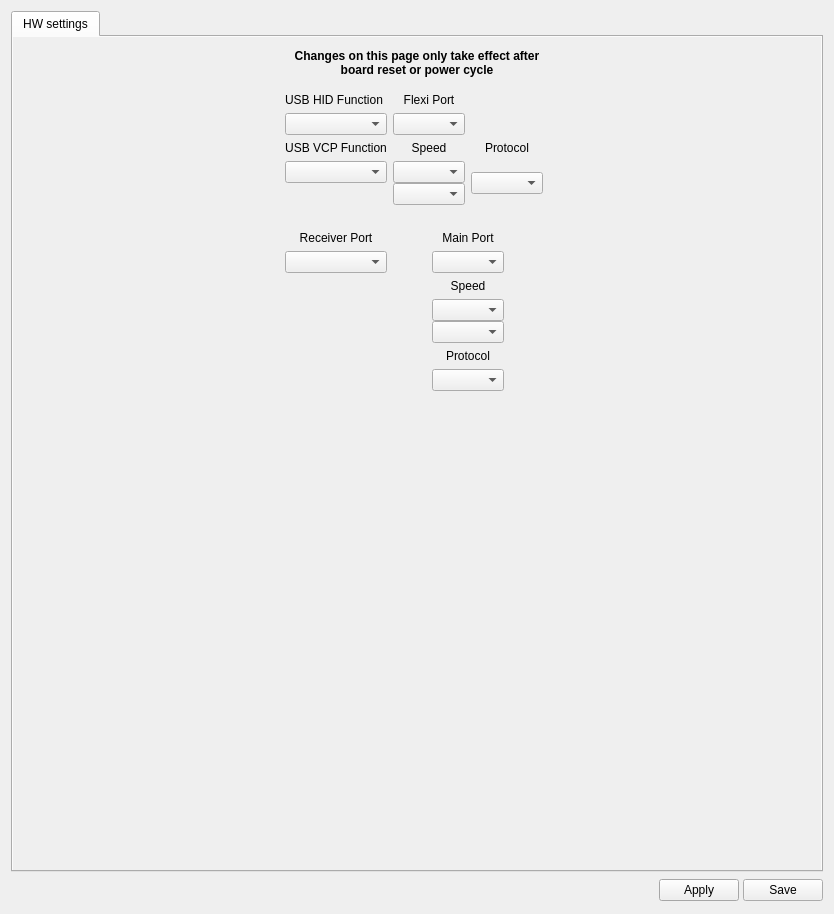
<?xml version="1.0" encoding="UTF-8"?>
<ui version="4.0">
 <class>RevoNanoHWWidget</class>
 <widget class="QWidget" name="RevoNanoHWWidget">
  <property name="geometry">
   <rect>
    <x>0</x>
    <y>0</y>
    <width>834</width>
    <height>914</height>
   </rect>
  </property>
  <property name="windowTitle">
   <string>Form</string>
  </property>
  <layout class="QVBoxLayout" name="verticalLayout">
   <item>
    <widget class="QTabWidget" name="tabWidget">
     <property name="currentIndex">
      <number>0</number>
     </property>
     <widget class="QWidget" name="tab">
      <property name="autoFillBackground">
       <bool>true</bool>
      </property>
      <attribute name="title">
       <string>HW settings</string>
      </attribute>
      <layout class="QVBoxLayout" name="verticalLayout_3">
       <property name="leftMargin">
        <number>0</number>
       </property>
       <property name="topMargin">
        <number>0</number>
       </property>
       <property name="rightMargin">
        <number>0</number>
       </property>
       <property name="bottomMargin">
        <number>0</number>
       </property>
       <item>
        <widget class="QScrollArea" name="scrollArea">
         <property name="palette">
          <palette>
           <active>
            <colorrole role="Base">
             <brush brushstyle="SolidPattern">
              <color alpha="255">
               <red>255</red>
               <green>255</green>
               <blue>255</blue>
              </color>
             </brush>
            </colorrole>
            <colorrole role="Window">
             <brush brushstyle="SolidPattern">
              <color alpha="0">
               <red>232</red>
               <green>232</green>
               <blue>232</blue>
              </color>
             </brush>
            </colorrole>
           </active>
           <inactive>
            <colorrole role="Base">
             <brush brushstyle="SolidPattern">
              <color alpha="255">
               <red>255</red>
               <green>255</green>
               <blue>255</blue>
              </color>
             </brush>
            </colorrole>
            <colorrole role="Window">
             <brush brushstyle="SolidPattern">
              <color alpha="0">
               <red>232</red>
               <green>232</green>
               <blue>232</blue>
              </color>
             </brush>
            </colorrole>
           </inactive>
           <disabled>
            <colorrole role="Base">
             <brush brushstyle="SolidPattern">
              <color alpha="0">
               <red>232</red>
               <green>232</green>
               <blue>232</blue>
              </color>
             </brush>
            </colorrole>
            <colorrole role="Window">
             <brush brushstyle="SolidPattern">
              <color alpha="0">
               <red>232</red>
               <green>232</green>
               <blue>232</blue>
              </color>
             </brush>
            </colorrole>
           </disabled>
          </palette>
         </property>
         <property name="styleSheet">
          <string notr="true">border-color: rgb(255, 0, 0);</string>
         </property>
         <property name="frameShape">
          <enum>QFrame::NoFrame</enum>
         </property>
         <property name="frameShadow">
          <enum>QFrame::Plain</enum>
         </property>
         <property name="widgetResizable">
          <bool>true</bool>
         </property>
         <widget class="QWidget" name="scrollAreaWidgetContents">
          <property name="geometry">
           <rect>
            <x>0</x>
            <y>0</y>
            <width>812</width>
            <height>828</height>
           </rect>
          </property>
          <layout class="QGridLayout" name="gridLayout_3">
           <property name="leftMargin">
            <number>12</number>
           </property>
           <property name="topMargin">
            <number>12</number>
           </property>
           <property name="rightMargin">
            <number>12</number>
           </property>
           <property name="bottomMargin">
            <number>12</number>
           </property>
           <item row="3" column="2">
            <spacer name="verticalSpacer">
             <property name="orientation">
              <enum>Qt::Vertical</enum>
             </property>
             <property name="sizeHint" stdset="0">
              <size>
               <width>20</width>
               <height>40</height>
              </size>
             </property>
            </spacer>
           </item>
           <item row="2" column="0">
            <spacer name="horizontalSpacer_4">
             <property name="orientation">
              <enum>Qt::Horizontal</enum>
             </property>
             <property name="sizeHint" stdset="0">
              <size>
               <width>40</width>
               <height>20</height>
              </size>
             </property>
            </spacer>
           </item>
           <item row="2" column="3">
            <spacer name="horizontalSpacer_5">
             <property name="orientation">
              <enum>Qt::Horizontal</enum>
             </property>
             <property name="sizeHint" stdset="0">
              <size>
               <width>40</width>
               <height>20</height>
              </size>
             </property>
            </spacer>
           </item>
           <item row="0" column="2">
            <widget class="QLabel" name="label_6">
             <property name="sizePolicy">
              <sizepolicy hsizetype="Preferred" vsizetype="Preferred">
               <horstretch>0</horstretch>
               <verstretch>0</verstretch>
              </sizepolicy>
             </property>
             <property name="minimumSize">
              <size>
               <width>0</width>
               <height>0</height>
              </size>
             </property>
             <property name="maximumSize">
              <size>
               <width>16777215</width>
               <height>16777215</height>
              </size>
             </property>
             <property name="font">
              <font>
               <weight>75</weight>
               <bold>true</bold>
              </font>
             </property>
             <property name="text">
              <string>Changes on this page only take effect after board reset or power cycle</string>
             </property>
             <property name="alignment">
              <set>Qt::AlignCenter</set>
             </property>
             <property name="wordWrap">
              <bool>true</bool>
             </property>
            </widget>
           </item>
           <item row="1" column="2">
            <spacer name="verticalSpacer_2">
             <property name="orientation">
              <enum>Qt::Vertical</enum>
             </property>
             <property name="sizeType">
              <enum>QSizePolicy::Fixed</enum>
             </property>
             <property name="sizeHint" stdset="0">
              <size>
               <width>20</width>
               <height>10</height>
              </size>
             </property>
            </spacer>
           </item>
           <item row="2" column="2">
            <layout class="QGridLayout" name="gridLayout" rowstretch="0,0,0,0,0,0,0,0,0,0,0,0,0,0,0">
             <item row="3" column="0" alignment="Qt::AlignTop">
              <widget class="QComboBox" name="cbUSBVCPFunction"/>
             </item>
             <item row="6" column="0" rowspan="2" colspan="6" alignment="Qt::AlignHCenter|Qt::AlignVCenter">
              <widget class="QLabel" name="label_2">
               <property name="sizePolicy">
                <sizepolicy hsizetype="Fixed" vsizetype="Fixed">
                 <horstretch>0</horstretch>
                 <verstretch>0</verstretch>
                </sizepolicy>
               </property>
               <property name="maximumSize">
                <size>
                 <width>500</width>
                 <height>350</height>
                </size>
               </property>
               <property name="text">
                <string/>
               </property>
               <property name="pixmap">
                <pixmap resource="configgadget.qrc">:/configgadget/images/nano_top.png</pixmap>
               </property>
               <property name="scaledContents">
                <bool>false</bool>
               </property>
               <property name="alignment">
                <set>Qt::AlignCenter</set>
               </property>
               <property name="textInteractionFlags">
                <set>Qt::NoTextInteraction</set>
               </property>
              </widget>
             </item>
             <item row="1" column="0">
              <widget class="QComboBox" name="cbUSBHIDFunction"/>
             </item>
             <item row="8" column="0" alignment="Qt::AlignHCenter">
              <widget class="QLabel" name="label_7">
               <property name="sizePolicy">
                <sizepolicy hsizetype="Fixed" vsizetype="Fixed">
                 <horstretch>0</horstretch>
                 <verstretch>0</verstretch>
                </sizepolicy>
               </property>
               <property name="text">
                <string>Receiver Port</string>
               </property>
               <property name="alignment">
                <set>Qt::AlignBottom|Qt::AlignHCenter</set>
               </property>
              </widget>
             </item>
             <item row="0" column="0">
              <widget class="QLabel" name="label_4">
               <property name="sizePolicy">
                <sizepolicy hsizetype="Fixed" vsizetype="Fixed">
                 <horstretch>0</horstretch>
                 <verstretch>0</verstretch>
                </sizepolicy>
               </property>
               <property name="text">
                <string>USB HID Function</string>
               </property>
               <property name="alignment">
                <set>Qt::AlignBottom|Qt::AlignHCenter</set>
               </property>
              </widget>
             </item>
             <item row="9" column="0">
              <widget class="QComboBox" name="cbRcvr"/>
             </item>
             <item row="9" column="2" colspan="2">
              <widget class="QComboBox" name="cbMain"/>
             </item>
             <item row="2" column="0">
              <widget class="QLabel" name="label_8">
               <property name="sizePolicy">
                <sizepolicy hsizetype="Preferred" vsizetype="Fixed">
                 <horstretch>0</horstretch>
                 <verstretch>0</verstretch>
                </sizepolicy>
               </property>
               <property name="text">
                <string>USB VCP Function</string>
               </property>
               <property name="alignment">
                <set>Qt::AlignBottom|Qt::AlignHCenter</set>
               </property>
              </widget>
             </item>
             <item row="8" column="2" colspan="2">
              <widget class="QLabel" name="label_3">
               <property name="text">
                <string>Main Port</string>
               </property>
               <property name="alignment">
                <set>Qt::AlignBottom|Qt::AlignHCenter</set>
               </property>
              </widget>
             </item>
             <item row="14" column="2" colspan="2">
              <widget class="QComboBox" name="cbMainGPSProtocol"/>
             </item>
             <item row="10" column="2" colspan="2">
              <widget class="QLabel" name="lblMainSpeed">
               <property name="text">
                <string>Speed</string>
               </property>
               <property name="alignment">
                <set>Qt::AlignBottom|Qt::AlignHCenter</set>
               </property>
              </widget>
             </item>
             <item row="11" column="2" colspan="2">
              <layout class="QVBoxLayout" name="verticalLayout_6">
               <property name="spacing">
                <number>0</number>
               </property>
               <item>
                <widget class="QComboBox" name="cbMainTelemSpeed">
                 <property name="enabled">
                  <bool>true</bool>
                 </property>
                </widget>
               </item>
               <item>
                <widget class="QComboBox" name="cbMainGPSSpeed"/>
               </item>
              </layout>
             </item>
             <item row="3" column="3" colspan="2">
              <widget class="QComboBox" name="cbFlexiGPSProtocol"/>
             </item>
             <item row="13" column="2" colspan="2">
              <widget class="QLabel" name="lbMainGPSProtocol">
               <property name="text">
                <string>Protocol</string>
               </property>
               <property name="alignment">
                <set>Qt::AlignCenter</set>
               </property>
              </widget>
             </item>
             <item row="2" column="3" colspan="2">
              <widget class="QLabel" name="lbFlexiGPSProtocol">
               <property name="text">
                <string>Protocol</string>
               </property>
               <property name="textFormat">
                <enum>Qt::PlainText</enum>
               </property>
               <property name="alignment">
                <set>Qt::AlignCenter</set>
               </property>
              </widget>
             </item>
             <item row="1" column="1" colspan="2">
              <widget class="QComboBox" name="cbFlexi"/>
             </item>
             <item row="3" column="1" colspan="2">
              <layout class="QVBoxLayout" name="verticalLayout_5">
               <property name="spacing">
                <number>0</number>
               </property>
               <item>
                <widget class="QComboBox" name="cbFlexiTelemSpeed">
                 <property name="enabled">
                  <bool>true</bool>
                 </property>
                </widget>
               </item>
               <item alignment="Qt::AlignTop">
                <widget class="QComboBox" name="cbFlexiGPSSpeed"/>
               </item>
              </layout>
             </item>
             <item row="0" column="1" colspan="2">
              <widget class="QLabel" name="label_5">
               <property name="text">
                <string>Flexi Port</string>
               </property>
               <property name="alignment">
                <set>Qt::AlignBottom|Qt::AlignHCenter</set>
               </property>
              </widget>
             </item>
             <item row="2" column="1" colspan="2">
              <widget class="QLabel" name="lblFlexiSpeed">
               <property name="text">
                <string>Speed</string>
               </property>
               <property name="alignment">
                <set>Qt::AlignBottom|Qt::AlignHCenter</set>
               </property>
              </widget>
             </item>
            </layout>
           </item>
          </layout>
         </widget>
        </widget>
       </item>
      </layout>
     </widget>
    </widget>
   </item>
   <item>
    <layout class="QHBoxLayout" name="horizontalLayout_2">
     <property name="spacing">
      <number>4</number>
     </property>
     <item>
      <spacer name="horizontalSpacer">
       <property name="orientation">
        <enum>Qt::Horizontal</enum>
       </property>
       <property name="sizeHint" stdset="0">
        <size>
         <width>369</width>
         <height>20</height>
        </size>
       </property>
      </spacer>
     </item>
     <item>
      <widget class="QPushButton" name="cchwHelp">
       <property name="sizePolicy">
        <sizepolicy hsizetype="Fixed" vsizetype="Fixed">
         <horstretch>0</horstretch>
         <verstretch>0</verstretch>
        </sizepolicy>
       </property>
       <property name="minimumSize">
        <size>
         <width>25</width>
         <height>25</height>
        </size>
       </property>
       <property name="maximumSize">
        <size>
         <width>25</width>
         <height>25</height>
        </size>
       </property>
       <property name="toolTip">
        <string>Takes you to the wiki page</string>
       </property>
       <property name="text">
        <string/>
       </property>
       <property name="icon">
        <iconset resource="../coreplugin/core.qrc">
         <normaloff>:/core/images/helpicon.svg</normaloff>:/core/images/helpicon.svg</iconset>
       </property>
       <property name="iconSize">
        <size>
         <width>25</width>
         <height>25</height>
        </size>
       </property>
       <property name="flat">
        <bool>true</bool>
       </property>
      </widget>
     </item>
     <item>
      <widget class="QPushButton" name="saveTelemetryToRAM">
       <property name="minimumSize">
        <size>
         <width>0</width>
         <height>0</height>
        </size>
       </property>
       <property name="maximumSize">
        <size>
         <width>16777215</width>
         <height>16777215</height>
        </size>
       </property>
       <property name="palette">
        <palette>
         <active>
          <colorrole role="Base">
           <brush brushstyle="SolidPattern">
            <color alpha="0">
             <red>255</red>
             <green>255</green>
             <blue>255</blue>
            </color>
           </brush>
          </colorrole>
          <colorrole role="Window">
           <brush brushstyle="SolidPattern">
            <color alpha="255">
             <red>232</red>
             <green>232</green>
             <blue>232</blue>
            </color>
           </brush>
          </colorrole>
         </active>
         <inactive>
          <colorrole role="Base">
           <brush brushstyle="SolidPattern">
            <color alpha="0">
             <red>255</red>
             <green>255</green>
             <blue>255</blue>
            </color>
           </brush>
          </colorrole>
          <colorrole role="Window">
           <brush brushstyle="SolidPattern">
            <color alpha="255">
             <red>232</red>
             <green>232</green>
             <blue>232</blue>
            </color>
           </brush>
          </colorrole>
         </inactive>
         <disabled>
          <colorrole role="Base">
           <brush brushstyle="SolidPattern">
            <color alpha="255">
             <red>232</red>
             <green>232</green>
             <blue>232</blue>
            </color>
           </brush>
          </colorrole>
          <colorrole role="Window">
           <brush brushstyle="SolidPattern">
            <color alpha="255">
             <red>232</red>
             <green>232</green>
             <blue>232</blue>
            </color>
           </brush>
          </colorrole>
         </disabled>
        </palette>
       </property>
       <property name="toolTip">
        <string>Send to board but don't write in SD.
Beware of not locking yourself out!</string>
       </property>
       <property name="autoFillBackground">
        <bool>false</bool>
       </property>
       <property name="styleSheet">
        <string notr="true"/>
       </property>
       <property name="text">
        <string>Apply</string>
       </property>
       <property name="iconSize">
        <size>
         <width>16</width>
         <height>16</height>
        </size>
       </property>
       <property name="checkable">
        <bool>false</bool>
       </property>
      </widget>
     </item>
     <item>
      <widget class="QPushButton" name="saveTelemetryToSD">
       <property name="minimumSize">
        <size>
         <width>0</width>
         <height>0</height>
        </size>
       </property>
       <property name="maximumSize">
        <size>
         <width>16777215</width>
         <height>16777215</height>
        </size>
       </property>
       <property name="toolTip">
        <string>Applies and Saves all settings to SD.
Beware of not locking yourself out!</string>
       </property>
       <property name="autoFillBackground">
        <bool>false</bool>
       </property>
       <property name="styleSheet">
        <string notr="true"/>
       </property>
       <property name="text">
        <string>Save</string>
       </property>
      </widget>
     </item>
    </layout>
   </item>
  </layout>
 </widget>
 <resources>
  <include location="../coreplugin/core.qrc"/>
  <include location="configgadget.qrc"/>
 </resources>
 <connections/>
</ui>
